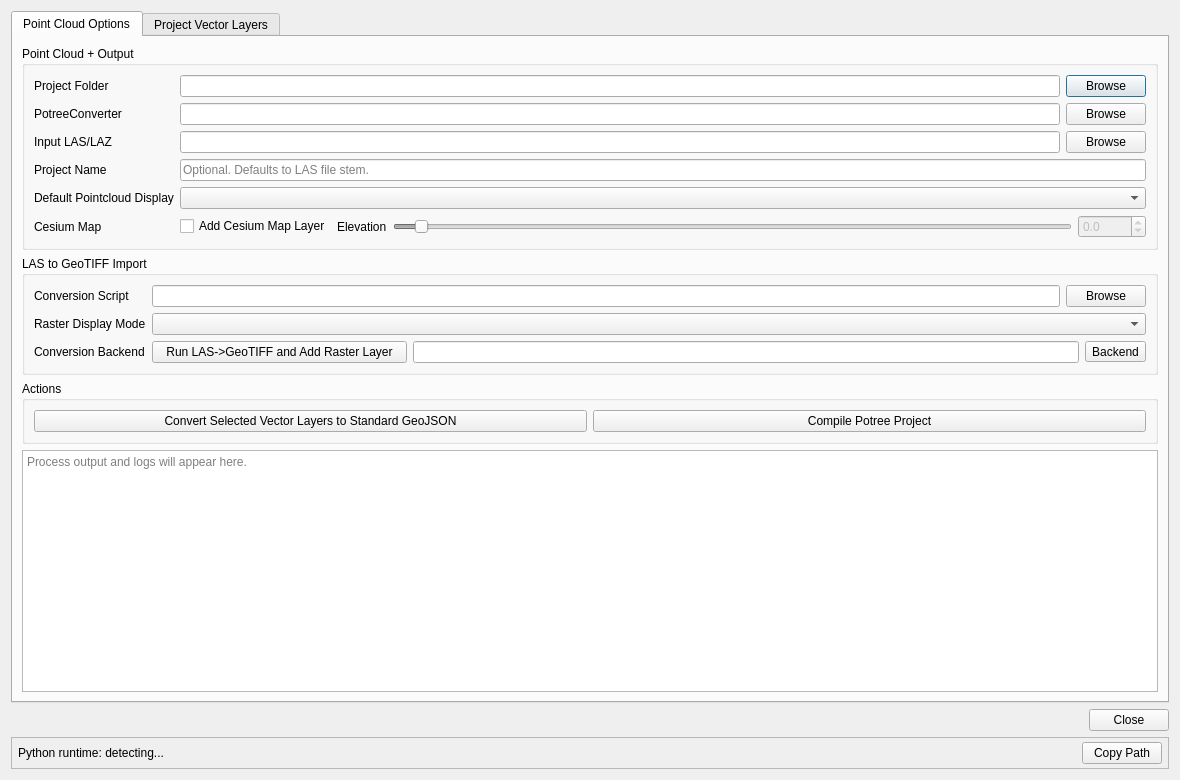
<?xml version="1.0" encoding="UTF-8"?>
<ui version="4.0">
 <class>PotreeCraftDialogBase</class>
 <widget class="QDialog" name="PotreeCraftDialogBase">
  <property name="geometry">
   <rect>
    <x>0</x>
    <y>0</y>
    <width>1180</width>
    <height>780</height>
   </rect>
  </property>
  <property name="windowTitle">
   <string>PotreeCraft</string>
  </property>
  <layout class="QVBoxLayout" name="verticalLayout">
   <item>
    <widget class="QTabWidget" name="main_tab_widget">
     <property name="currentIndex">
      <number>0</number>
     </property>
     <widget class="QWidget" name="pointcloud_tab">
      <attribute name="title">
       <string>Point Cloud Options</string>
      </attribute>
      <layout class="QVBoxLayout" name="verticalLayout_pointcloud_tab">
       <item>
        <widget class="QGroupBox" name="io_group">
         <property name="title">
          <string>Point Cloud + Output</string>
         </property>
         <layout class="QGridLayout" name="gridLayout_io">
          <item row="0" column="0">
           <widget class="QLabel" name="label_output_folder">
            <property name="text">
             <string>Project Folder</string>
            </property>
           </widget>
          </item>
          <item row="0" column="1">
           <widget class="QLineEdit" name="output_folder_edit"/>
          </item>
          <item row="0" column="2">
           <widget class="QPushButton" name="output_browse_button">
            <property name="text">
             <string>Browse</string>
            </property>
           </widget>
          </item>
          <item row="1" column="0">
           <widget class="QLabel" name="label_potreeconverter_path">
            <property name="text">
             <string>PotreeConverter</string>
            </property>
           </widget>
          </item>
          <item row="1" column="1">
           <widget class="QLineEdit" name="potreeconverter_path_edit"/>
          </item>
          <item row="1" column="2">
           <widget class="QPushButton" name="potreeconverter_browse_button">
            <property name="text">
             <string>Browse</string>
            </property>
           </widget>
          </item>
          <item row="2" column="0">
           <widget class="QLabel" name="label_las_input">
            <property name="text">
             <string>Input LAS/LAZ</string>
            </property>
           </widget>
          </item>
          <item row="2" column="1">
           <widget class="QLineEdit" name="las_input_edit"/>
          </item>
          <item row="2" column="2">
           <widget class="QPushButton" name="las_browse_button">
            <property name="text">
             <string>Browse</string>
            </property>
           </widget>
          </item>
          <item row="3" column="0">
           <widget class="QLabel" name="label_project_name">
            <property name="text">
             <string>Project Name</string>
            </property>
           </widget>
          </item>
          <item row="3" column="1" colspan="2">
           <widget class="QLineEdit" name="project_name_edit">
            <property name="placeholderText">
             <string>Optional. Defaults to LAS file stem.</string>
            </property>
           </widget>
          </item>
          <item row="4" column="0">
           <widget class="QLabel" name="label_pointcloud_mode">
            <property name="text">
             <string>Default Pointcloud Display</string>
            </property>
           </widget>
          </item>
          <item row="4" column="1" colspan="2">
           <widget class="QComboBox" name="pointcloud_mode_combo"/>
          </item>
          <item row="5" column="0">
           <widget class="QLabel" name="label_cesium_map">
            <property name="text">
             <string>Cesium Map</string>
            </property>
           </widget>
          </item>
          <item row="5" column="1" colspan="2">
           <widget class="QWidget" name="cesium_elevation_widget" native="true">
            <layout class="QHBoxLayout" name="horizontalLayout_cesium_elevation">
             <property name="leftMargin">
              <number>0</number>
             </property>
             <property name="topMargin">
              <number>0</number>
             </property>
             <property name="rightMargin">
              <number>0</number>
             </property>
             <property name="bottomMargin">
              <number>0</number>
             </property>
             <item>
              <widget class="QCheckBox" name="cesium_map_checkbox">
               <property name="text">
                <string>Add Cesium Map Layer</string>
               </property>
              </widget>
             </item>
             <item>
              <widget class="QLabel" name="label_cesium_elevation">
               <property name="text">
                <string>Elevation</string>
               </property>
              </widget>
             </item>
             <item>
              <widget class="QSlider" name="cesium_elevation_slider">
               <property name="enabled">
                <bool>false</bool>
               </property>
               <property name="minimum">
                <number>-1000</number>
               </property>
               <property name="maximum">
                <number>30000</number>
               </property>
               <property name="orientation">
                <enum>Qt::Horizontal</enum>
               </property>
              </widget>
             </item>
             <item>
              <widget class="QDoubleSpinBox" name="cesium_elevation_spinbox">
               <property name="enabled">
                <bool>false</bool>
               </property>
               <property name="decimals">
                <number>1</number>
               </property>
               <property name="minimum">
                <double>-1000.000000000000000</double>
               </property>
               <property name="maximum">
                <double>3000.000000000000000</double>
               </property>
               <property name="singleStep">
                <double>0.100000000000000</double>
               </property>
              </widget>
             </item>
            </layout>
           </widget>
          </item>
         </layout>
        </widget>
       </item>
       <item>
        <widget class="QGroupBox" name="raster_group">
         <property name="title">
          <string>LAS to GeoTIFF Import</string>
         </property>
         <layout class="QFormLayout" name="formLayout_raster">
          <item row="0" column="0">
           <widget class="QLabel" name="label_raster_script">
            <property name="text">
             <string>Conversion Script</string>
            </property>
           </widget>
          </item>
          <item row="0" column="1">
           <widget class="QWidget" name="raster_script_widget" native="true">
            <layout class="QHBoxLayout" name="horizontalLayout_raster_script">
             <property name="leftMargin">
              <number>0</number>
             </property>
             <property name="topMargin">
              <number>0</number>
             </property>
             <property name="rightMargin">
              <number>0</number>
             </property>
             <property name="bottomMargin">
              <number>0</number>
             </property>
             <item>
              <widget class="QLineEdit" name="raster_script_edit"/>
             </item>
             <item>
              <widget class="QPushButton" name="raster_script_browse_button">
               <property name="text">
                <string>Browse</string>
               </property>
              </widget>
             </item>
            </layout>
           </widget>
          </item>
          <item row="1" column="0">
           <widget class="QLabel" name="label_raster_mode">
            <property name="text">
             <string>Raster Display Mode</string>
            </property>
           </widget>
          </item>
          <item row="1" column="1">
           <widget class="QComboBox" name="raster_mode_combo"/>
          </item>
          <item row="2" column="1">
           <widget class="QWidget" name="raster_conversion_action_widget" native="true">
            <layout class="QHBoxLayout" name="horizontalLayout_raster_conversion_action">
             <property name="leftMargin">
              <number>0</number>
             </property>
             <property name="topMargin">
              <number>0</number>
             </property>
             <property name="rightMargin">
              <number>0</number>
             </property>
             <property name="bottomMargin">
              <number>0</number>
             </property>
             <item>
              <widget class="QPushButton" name="run_raster_conversion_button">
               <property name="text">
                <string>   Run LAS-&gt;GeoTIFF and Add Raster Layer   </string>
               </property>
              </widget>
             </item>
             <item>
              <widget class="QLineEdit" name="raster_backend_status_edit">
               <property name="readOnly">
                <bool>true</bool>
               </property>
               <property name="focusPolicy">
                <enum>Qt::NoFocus</enum>
               </property>
              </widget>
             </item>
             <item>
              <widget class="QToolButton" name="raster_backend_button">
               <property name="text">
                <string>Backend</string>
               </property>
               <property name="popupMode">
                <enum>QToolButton::InstantPopup</enum>
               </property>
              </widget>
             </item>
            </layout>
           </widget>
          </item>
          <item row="2" column="0">
           <widget class="QLabel" name="label_raster_backend">
            <property name="text">
             <string>Conversion Backend</string>
            </property>
           </widget>
          </item>
         </layout>
        </widget>
       </item>
       <item>
        <widget class="QGroupBox" name="actions_group">
         <property name="title">
          <string>Actions</string>
         </property>
         <layout class="QHBoxLayout" name="horizontalLayout_actions">
          <item>
           <widget class="QPushButton" name="convert_vectors_button">
            <property name="text">
             <string>Convert Selected Vector Layers to Standard GeoJSON</string>
            </property>
           </widget>
          </item>
          <item>
           <widget class="QPushButton" name="compile_button">
            <property name="text">
             <string>Compile Potree Project</string>
            </property>
           </widget>
          </item>
         </layout>
        </widget>
       </item>
       <item>
        <widget class="QPlainTextEdit" name="log_box">
         <property name="readOnly">
          <bool>true</bool>
         </property>
         <property name="placeholderText">
          <string>Process output and logs will appear here.</string>
         </property>
        </widget>
       </item>
      </layout>
     </widget>
     <widget class="QWidget" name="vectors_tab">
      <attribute name="title">
       <string>Project Vector Layers</string>
      </attribute>
      <layout class="QVBoxLayout" name="verticalLayout_vectors_tab">
       <item>
        <widget class="QGroupBox" name="layers_group">
         <property name="title">
          <string>Project Vector Layers</string>
         </property>
         <layout class="QVBoxLayout" name="verticalLayout_layers">
          <item>
           <layout class="QHBoxLayout" name="layers_toolbar_layout">
            <item>
             <widget class="QPushButton" name="refresh_layers_button">
              <property name="text">
               <string>Refresh Layers</string>
              </property>
             </widget>
            </item>
            <item>
             <widget class="QLabel" name="point_radius_label">
              <property name="text">
               <string>Point Radius</string>
              </property>
             </widget>
            </item>
            <item>
             <widget class="QDoubleSpinBox" name="point_radius_spinbox">
              <property name="decimals">
               <number>3</number>
              </property>
              <property name="minimum">
               <double>0.001000000000000</double>
              </property>
              <property name="maximum">
               <double>1000000.000000000000000</double>
              </property>
              <property name="singleStep">
               <double>0.500000000000000</double>
              </property>
              <property name="value">
               <double>5.000000000000000</double>
              </property>
             </widget>
            </item>
            <item>
             <spacer name="horizontalSpacer_layers">
              <property name="orientation">
               <enum>Qt::Horizontal</enum>
              </property>
              <property name="sizeHint" stdset="0">
               <size>
                <width>40</width>
                <height>20</height>
               </size>
              </property>
             </spacer>
            </item>
            <item>
             <widget class="QLabel" name="project_crs_label">
              <property name="text">
               <string>Project CRS: not set</string>
              </property>
              <property name="alignment">
               <set>Qt::AlignRight|Qt::AlignVCenter</set>
              </property>
             </widget>
            </item>
           </layout>
          </item>
          <item>
           <widget class="QTableWidget" name="layers_table">
            <property name="alternatingRowColors">
             <bool>true</bool>
            </property>
            <column>
             <property name="text">
              <string>Use</string>
             </property>
            </column>
            <column>
             <property name="text">
              <string>Layer</string>
             </property>
            </column>
            <column>
             <property name="text">
              <string>Geometry</string>
             </property>
            </column>
            <column>
             <property name="text">
              <string>Color</string>
             </property>
            </column>
            <column>
             <property name="text">
              <string>Function</string>
             </property>
            </column>
            <column>
             <property name="text">
              <string>Title Field</string>
             </property>
            </column>
            <column>
             <property name="text">
              <string>Description Field</string>
             </property>
            </column>
           </widget>
          </item>
         </layout>
        </widget>
       </item>
      </layout>
     </widget>
    </widget>
   </item>
   <item>
    <widget class="QDialogButtonBox" name="button_box">
     <property name="orientation">
      <enum>Qt::Horizontal</enum>
     </property>
     <property name="standardButtons">
      <set>QDialogButtonBox::Close</set>
     </property>
    </widget>
   </item>
   <item>
    <widget class="QFrame" name="python_status_frame">
     <property name="frameShape">
      <enum>QFrame::StyledPanel</enum>
     </property>
     <property name="frameShadow">
      <enum>QFrame::Sunken</enum>
     </property>
     <layout class="QHBoxLayout" name="horizontalLayout_python_status">
      <property name="leftMargin">
       <number>6</number>
      </property>
      <property name="topMargin">
       <number>4</number>
      </property>
      <property name="rightMargin">
       <number>6</number>
      </property>
      <property name="bottomMargin">
       <number>4</number>
      </property>
      <item>
       <widget class="QLabel" name="python_status_label">
        <property name="text">
         <string>Python runtime: detecting...</string>
        </property>
       </widget>
      </item>
      <item>
       <spacer name="horizontalSpacer_python_status">
        <property name="orientation">
         <enum>Qt::Horizontal</enum>
        </property>
        <property name="sizeHint" stdset="0">
         <size>
          <width>40</width>
          <height>20</height>
         </size>
        </property>
       </spacer>
      </item>
      <item>
       <widget class="QPushButton" name="copy_python_path_button">
        <property name="toolTip">
         <string>Copy Python executable path to clipboard</string>
        </property>
        <property name="text">
         <string>Copy Path</string>
        </property>
       </widget>
      </item>
     </layout>
    </widget>
   </item>
  </layout>
 </widget>
 <resources/>
 <connections/>
</ui>
